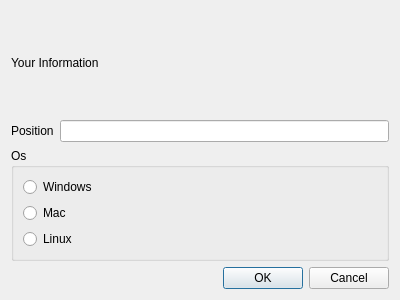
<?xml version="1.0" encoding="UTF-8"?>
<ui version="4.0">
 <class>InfoDialog</class>
 <widget class="QDialog" name="InfoDialog">
  <property name="geometry">
   <rect>
    <x>0</x>
    <y>0</y>
    <width>400</width>
    <height>300</height>
   </rect>
  </property>
  <property name="windowTitle">
   <string>Dialog</string>
  </property>
  <layout class="QVBoxLayout" name="verticalLayout_2">
   <item>
    <widget class="QLabel" name="label">
     <property name="text">
      <string>Your Information</string>
     </property>
    </widget>
   </item>
   <item>
    <layout class="QHBoxLayout" name="horizontalLayout">
     <item>
      <widget class="QLabel" name="label_2">
       <property name="text">
        <string>Position</string>
       </property>
      </widget>
     </item>
     <item>
      <widget class="QLineEdit" name="positionLineEdit"/>
     </item>
    </layout>
   </item>
   <item>
    <widget class="QGroupBox" name="groupBox">
     <property name="title">
      <string>Os</string>
     </property>
     <layout class="QVBoxLayout" name="verticalLayout">
      <item>
       <widget class="QRadioButton" name="windowsRadioButton">
        <property name="text">
         <string>Windows</string>
        </property>
       </widget>
      </item>
      <item>
       <widget class="QRadioButton" name="macRadioButton">
        <property name="text">
         <string>Mac</string>
        </property>
       </widget>
      </item>
      <item>
       <widget class="QRadioButton" name="linuxRadioButton">
        <property name="text">
         <string>Linux</string>
        </property>
       </widget>
      </item>
     </layout>
    </widget>
   </item>
   <item>
    <layout class="QHBoxLayout" name="horizontalLayout_2">
     <item>
      <spacer name="horizontalSpacer">
       <property name="orientation">
        <enum>Qt::Horizontal</enum>
       </property>
       <property name="sizeHint" stdset="0">
        <size>
         <width>138</width>
         <height>20</height>
        </size>
       </property>
      </spacer>
     </item>
     <item>
      <widget class="QPushButton" name="okButton">
       <property name="text">
        <string>OK</string>
       </property>
      </widget>
     </item>
     <item>
      <widget class="QPushButton" name="cancelButton">
       <property name="text">
        <string>Cancel</string>
       </property>
      </widget>
     </item>
    </layout>
   </item>
  </layout>
 </widget>
 <resources/>
 <connections/>
</ui>
